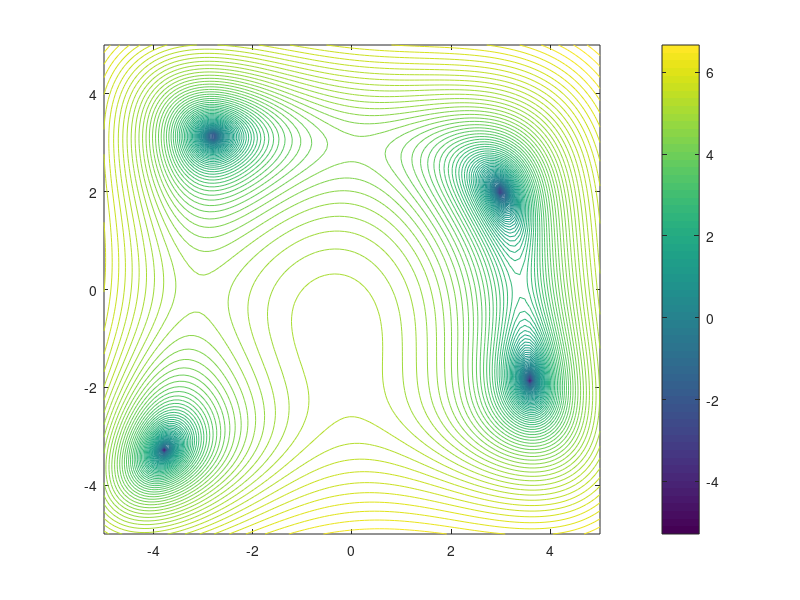

Write MATLAB code to recreate this figure. (Note: this script raises an error after producing the figure.)
function [bestPosition, bestFitness] = RunPSO()
    
    x = linspace(-5, 5);
    y = linspace(-5, 5);
    [X, Y] = meshgrid(x, y);
    Z = log(0.0001 + (X.^2 + Y - 11).^2 + (X + Y.^2 - 7).^2);
    contour(X, Y, Z, 100)
    colorbar
    
    inertia = 1.4;
    inertia_min = 0.3;
    intertia_decay = 0.999;


    % PSO parameters
    numParticles = 30;          % Number of particles
    iterations = 1000;           % Maximum number of iterations
    cognitiveCoeff = 1.5;       % Cognitive coefficient (c1)
    socialCoeff = 1.5;          % Social coefficient (c2)
    dim = 2;                    % Dimensionality of the problem (x1, x2)
    lowerBound = -5;            % Lower bound of search space
    upperBound = 5;             % Upper bound of search space
    delta_t = 0.01;
    alpha = 1;

    % Initialize particles
    positions = lowerBound + rand(numParticles, dim) * (upperBound - lowerBound);
    velocities = InitializeVelocities(numParticles, dim, upperBound, alpha, delta_t);
    bestPositions = positions;
    bestFitness = CalculateFitness(positions);

    % Initialize global best
    [globalBestFitness, idx] = min(bestFitness);
    globalBestPosition = bestPositions(idx, :);

    % Main PSO loop
    for iteration = 1:iterations
        for i = 1:numParticles
            
            % Update velocity
            cognitiveComponent = cognitiveCoeff * rand(1, dim) .* (bestPositions(i,:) - positions(i,:));
            socialComponent = socialCoeff * rand(1, dim) .* (globalBestPosition - positions(i,:));
            velocities(i,:) = inertia * velocities(i,:) + cognitiveComponent + socialComponent;

            % Update position
            positions(i,:) = positions(i,:) + velocities(i,:);

            % Ensure the particles stay within bounds
            positions(i,:) = max(positions(i,:), lowerBound);
            positions(i,:) = min(positions(i,:), upperBound);

            % Evaluate fitness of the particle's new position
            fitness = CalculateFitness(positions(i, :));

            % Update the particle's best position if fitness improved
            if fitness < bestFitness(i)
                bestFitness(i) = fitness;
                bestPositions(i,:) = positions(i,:);
            end

            % Update the global best position if necessary
            if fitness < globalBestFitness
                globalBestFitness = fitness;
                globalBestPosition = positions(i,:);
            end
        end

        % Optionally, display the iteration and best fitness
        disp(['Iteration ' num2str(iteration) ', Best Fitness: ' num2str(globalBestFitness)]);
        inertia = inertia * intertia_decay;
        if inertia < inertia_min
            inertia = inertia_min;
        end
    end

    % Return the best position and fitness found
    bestPosition = globalBestPosition
    bestFitness = globalBestFitness
end